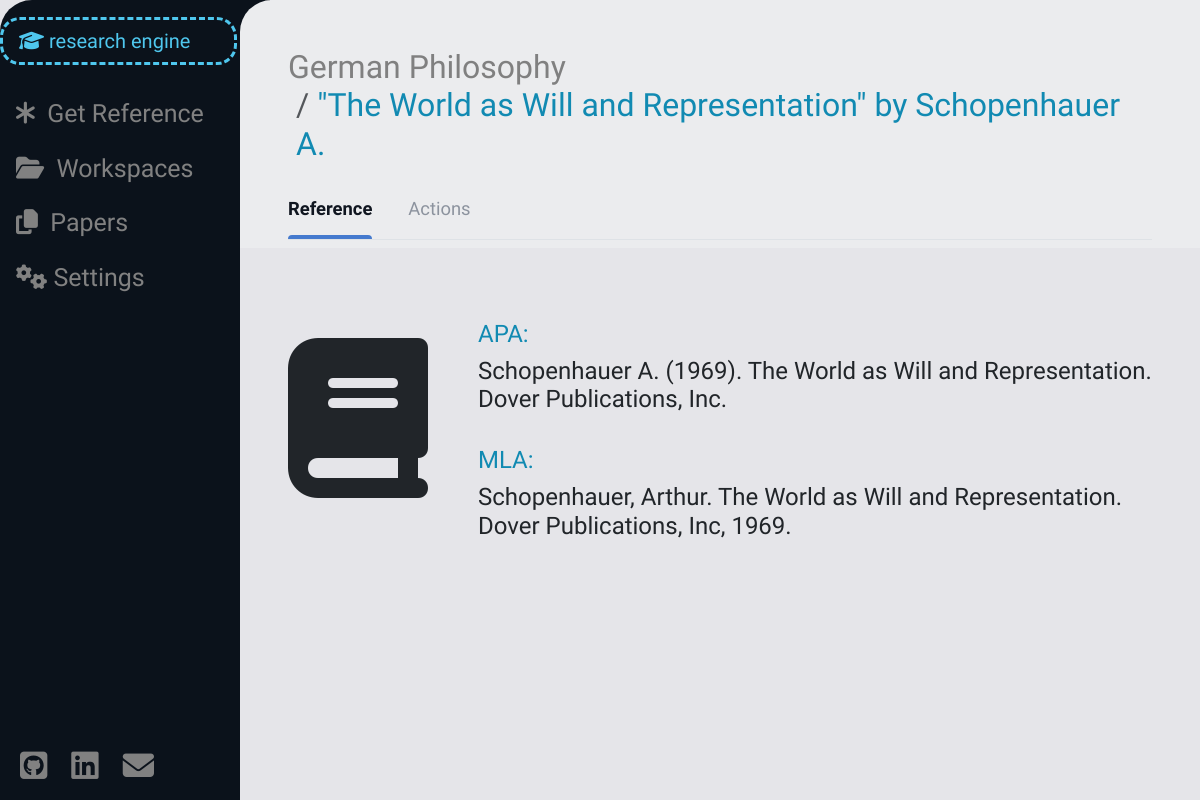
/source_space/3 (signed in), run on an earlier commit of the app's database.
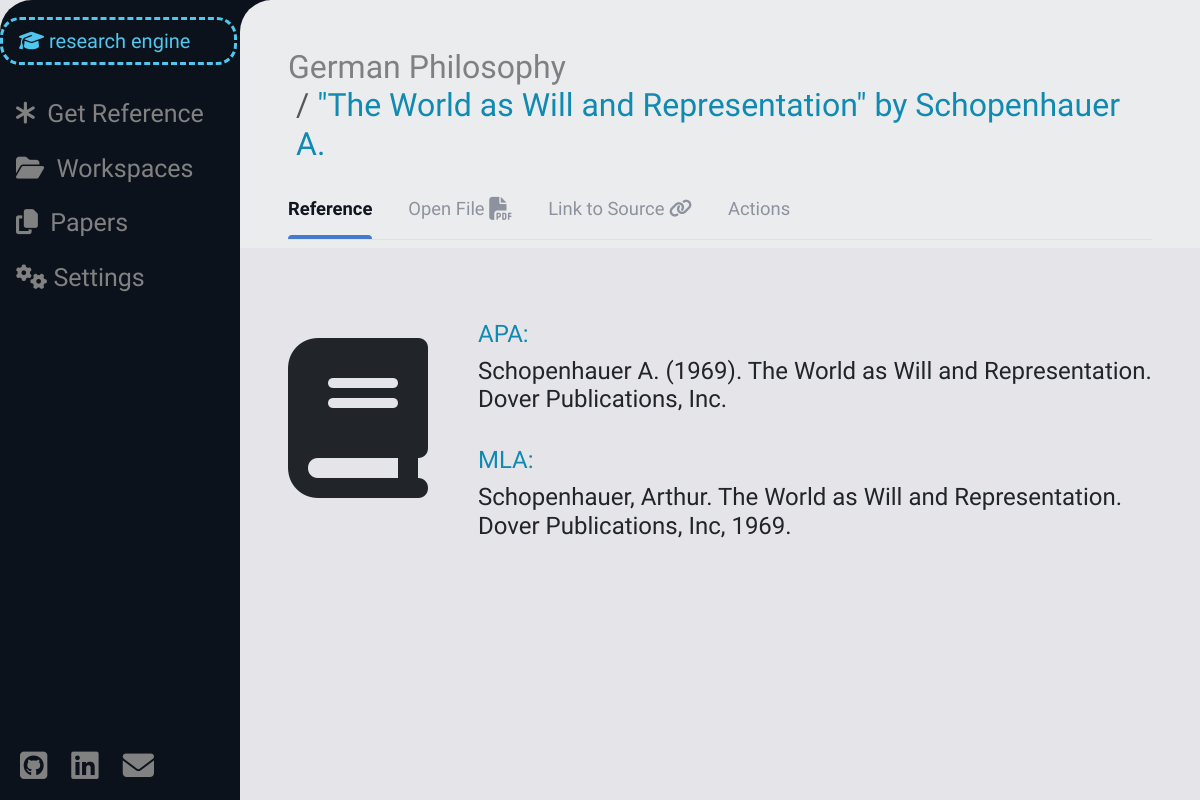
And on a later commit of the database.
### bookshelf/models.py (models this page shows, shortened)
class Source(models.Model):
    real_type = models.ForeignKey(ContentType, editable=False, on_delete=models.CASCADE)
    work_space = models.ForeignKey(WorkSpace, on_delete=models.CASCADE, related_name="sources")
    user = models.ForeignKey(User, on_delete=models.CASCADE, related_name="sources")
    title = models.CharField(max_length=100)
    author = models.CharField(max_length=70, blank=True)
    year = models.CharField(max_length=4, blank=True)
    link = models.URLField(max_length=40, blank=True)
    has_file = models.BooleanField(default=False)
    def __str__(self):
        return self.title
    def cast(self):
        return self.real_type.get_object_for_this_type(pk=self.pk)
    def get_file(self) -> SourceFile | None:
        try:
            return SourceFile.objects.get(source=self)
        except ObjectDoesNotExist:
            return None
    def get_type(self) -> str:
        source_type = self.cast()
        match source_type:
            case Book():
                return "book"
            case Article():
                return"article"
            case Chapter():
                return "chapter"
            case Webpage():
                return "webpage"

class Reference(models.Model):
    source = models.OneToOneField(Source, on_delete=models.CASCADE, related_name="reference")
    endnote_apa = models.CharField(max_length=50)
    endnote_mla = models.CharField(max_length=50)

### work_space/models.py (models this page shows, shortened)
class WorkSpace(models.Model):
    owner = models.ForeignKey(User, on_delete=models.CASCADE, related_name="work_spaces")
    members = models.ManyToManyField(User, related_name="guest_work_spaces")
    title = models.CharField(max_length=50)
    archived = models.BooleanField(default=False)
    def __str__(self):
        return self.title

### bookshelf/views.py (the view)
# urls.py: path("source_space/<int:source_id>", views.source_space, name="source_space"),
@login_required(redirect_field_name=None)
def source_space(request, source_id):
    source = check_source(source_id, request.user)
    reference = get_source_reference(source)
    source_header = f'"{source}" by {format_authors_apa(source.author)}'
    source_data = {
            "source": source,
            "reference": reference,
            "source_header": source_header,
            "source_type": source.get_type(),
            "source_file": source.get_file(),
            "alter_source_form": get_and_set_alter_form(source),
            "upload_file_form": UploadSourceFileForm(),
            "link_form": AddLinkForm().set_initials(source),
            "work_spaces": get_user_work_spaces(request.user),
            "papers": get_user_papers(request.user)
    }
    return render(request, "main/source_space.html", source_data)

### bookshelf/forms.py (called while the page is built)
def get_and_set_alter_form(source: Source):
    source_type = source.cast()
    match source_type:
        case Book():
            return AlterBookForm().set_initials(source.book)
        case Article():
            return AlterArticleForm().set_initials(source.article)
        case Chapter():
            return AlterChapterForm().set_initials(source.chapter)
        case Webpage():
            return AlterWebpageForm().set_initials(source.webpage)
        case _:
            return None

    def set_initials(self, book: Book):
        for field in self.fields:
            if field not in ("source_type", "number_of_authors",):
                self.fields[field].initial = getattr(book, field)
        return self

    def set_initials(self, source: Source):
        if source.link:
            self.fields["link"].initial = source.link
        return self

### bookshelf/source_citation.py (called while the page is built)
def get_source_reference(source: Source) -> Reference | Http404:
    try:
        return Reference.objects.get(source=source)
    except ObjectDoesNotExist as e:
        raise Http404 from e

### citation/author_formatting.py (called while the page is built, shortened)
def format_authors_apa(author_field: str) -> str:
    authors: list = author_field.split(", ")
    number_of_authors = len(authors)
    first_author = format_one_author_apa(authors[0])
    if number_of_authors == 1:
        return first_author

def format_one_author_apa(author: str) -> str:
    names: list = author.split()
    last_name = names[0]
    names_length = len(names)
    if names_length == 1:
        return last_name
    first_name = names[1]
    if names_length == 2:
        return f"{last_name} {first_name[0]}."
    second_name = names[2]
    return f"{last_name}, {first_name[0]}. {second_name[0]}."

### paper_work/models.py (called while the page is built)
    def __str__(self):
        return self.title

### user_management/helpers.py (called while the page is built)
def get_user_work_spaces(user: User, archived=False) -> list:
    return list(chain(
        user.work_spaces.filter(archived=archived), user.guest_work_spaces.filter(archived=archived)
    ))

def get_user_papers(user: User, archived=False):
    return user.papers.filter(archived=archived)

### utils/verification.py (called while the page is built)
def check_work_space(space_id: int, user: User) -> WorkSpace | Http404 | PermissionDenied:
    try:
        space = WorkSpace.objects.get(pk=space_id)
    except ObjectDoesNotExist as e:
        raise Http404 from e
    else:
        if space.owner != user and user not in space.members.all():
            raise PermissionDenied
    return space

### templates/main/source_space.html (shortened to what this page needs)
{% extends "layout.html" %}
{% load static %}
{% block header %}
    <nav aria-label="breadcrumb">
        <ol class="breadcrumb">
            <li class="breadcrumb-item"><a href="{% url 'work_space:space_view' source.work_space.pk %}" class="color-grey">{{ source.work_space }}</a></li>
            <li class="breadcrumb-item active light-blue" aria-current="page">
                <h2 id="source-header" class="one-liner light-blue">{{ source_header }}</h2>
            </li>
        </ol>
    </nav>
{% endblock %}
{% block nav_links %}
    <nav class="nav-tabs" id="nav-tabs">
        <a onclick="show_source_area('info-area');return false" href="#" type="button" class="active">
            Reference
        </a>
        {% if source.has_file %}
            <a href="{% url 'file_handling:display_source_file' source_file.pk %}">
                {% if source_file.file_extension == "pdf" %}
                    Open File&nbsp;<i class="fa-solid fa-file-pdf fa-lg"></i>
                {% elif source_file.file_extension == "docx" %}
                    Download File&nbsp;<i class="fa-solid fa-file-word fa-lg"></i>
                {% endif %}
            </a>
        {% endif %}
        {% if source.link %}
            <a href="{{ source.link }}">Link to Source&nbsp;<i class="fa-solid fa-link"></i></a>
        {% endif %}
        <a onclick="show_source_area('actions-area');return false" href="#" type="button">
            Actions
        </a>
    </nav>
{% endblock %}
{% block body %}
    <div class="source-area" id="info-area">
        <div id="reference-container">
            <div id="source-type-icon-huge">
                {% if source_type == 'book' %}
                    <span><i class="fa-solid fa-book fa-10x"></i></span>
                {% elif source_type == 'article' %}
                    <span><i class="fa-solid fa-newspaper fa-10x"></i></span>
                {% elif source_type == 'chapter' %}
                    <span><i class="fa-solid fa-book-bookmark fa-10x"></i></span>
                {% elif source_type == 'webpage' %}
                    <span><i class="fa-solid fa-globe fa-10x"></i></span>
                {% endif %}
            </div>
            <div id="reference-huge">
                <br><h4 class="light-blue">APA:</h4>
                <h4 id="apa-reference">{{ reference.endnote_apa }}</h4><br>
                <h4 class="light-blue">MLA:</h4>
                <h4 id="mla-reference">{{ reference.endnote_mla }}</h4>
            </div>
        </div>
    </div>
{% endblock %}

### templates/layout.html (shortened to what this page needs)
{% load static %}
<!DOCTYPE html>
<html lang="en">
    <head>
        <link href="https://cdn.jsdelivr.net/npm/bootstrap@5.3.2/dist/css/bootstrap.min.css" rel="stylesheet">
        <link href="{% static 'css/style.css' %}" rel="stylesheet">
    </head>
    <body>
        <div class="sidenav">
            <div id="re">
                {% if user.is_authenticated and not invitation %}
                    <div id="re-main-button" class="pointy-cursor" onclick="openNav()">
                        <i class="fa-solid fa-graduation-cap"></i>
                        research engine
                    </div>
                {% else %}
                    <div id="re-main-button">
                        <i class="fa-solid fa-graduation-cap"></i>
                        research engine
                    </div>
                {% endif %}
            </div>
            <div id="sidenav-closed-view">
                <a class="mt-4" href="{% url 'website:lobby' %}"><i class="fa-solid fa-asterisk"></i>&nbsp;&nbsp;Get Reference</a>
                {% if user.is_authenticated %}
                    <div>
                        {% if work_spaces %}
                            <a onclick="dropdown_spaces()" class="dropbtn pointy-cursor"><i class="fa-solid fa-folder-open"></i>&nbsp;&nbsp;Workspaces</a>
                        {% endif %}
                        {% if papers %}
                            <a onclick="dropdown_papers()" class="dropbtn pointy-cursor"><i class="fa-solid fa-copy"></i>&nbsp;&nbsp;Papers</a>
                        {% endif %}
                    </div>
                    <a href="{% url 'website:account_settings' %}"><i class="fa-solid fa-gears"></i>&nbsp;Settings</a>
                {% endif %}
                <nav id="footer-menu" class="nav pb-1 ps-1">
                    <a href="https://github.com/arseniy-shapiro" class="color-black"><i class="fa-brands fa-square-github fa-lg"></i></a>
                    <a href="https://www.linkedin.com/in/arseniy-shapiro-162932289" class="color-black"><i class="fa-brands fa-linkedin fa-lg"></i></a>
                    <a id="email-link" class="color-black pointy-cursor" data-bs-toggle="popover" data-bs-title="Contact me :)" data-bs-content="arseniy.shapiro@gmail.com" data-html="true"><i class="fa-solid fa-envelope fa-lg"></i></a>
                </nav>
            </div>
        </div>
        <main>
            {% block headless %}
                <header id="header">
                    <h2 id="header-text">{% block header %}{% endblock %}</h2>
                    {% block nav_links %}{% endblock %}
                </header>
                <div id="content">
                    <div>
                        {% block body %}{% endblock %}
                    </div>
                </div>
            {% endblock %}
        </main>
    </body>
</html>

### static/css/style.css (style rules this page uses)
html, body { background-color: #e5e5e9; overscroll-behavior-y: none; margin: 0; height: 100%; }
main { margin-left: 240px; border-top-left-radius: 2rem; font-family: 'Special Elite', serif; overflow: hidden; position: relative; height: 100%; overflow-y: scroll; }
#content { background-color: #e5e5e9; padding: 3rem; overflow: hidden; display: table; height: 100%; }
.sidenav { height: 100%; width: 270px; position: fixed; top: 0; left: 0; border-top-left-radius: 2rem; background: #0b121b; overflow-x: hidden; transition: 0.5s; padding-top: 15px; border-right: solid; }
.sidenav a { padding: 6px 8px 6px 16px; margin-bottom: 5px; text-decoration: none; font-size: 25px; color: #818181; display: block; transition: 0.3s; font-family: 'Special Elite', serif; }
#re { margin-top: 2px; margin-bottom: 15px; }
#re-main-button { padding: 6px 8px 6px 16px; text-decoration: none; font-size: 20px; font-family: 'Special Elite', serif; color: #4fc7ee; display: block; border-style: dashed; margin-right: 30px; border-radius: 20px; }
#footer-menu { position: absolute; bottom: 0; }
header { padding: 3rem 3rem 0.5rem 3rem; background-color: #ebecee !important; }
.nav-tabs a, .nav-link { margin-right: 2rem; display: inline-block; padding: 1rem 0 1rem 0; font-size: 1.15rem; color: #8c939e; position: relative; }
.nav-tabs a.active { color: #101620; font-weight: 600; }
.nav-tabs a.active::after { content: ""; position: absolute; bottom: 0; left: 0; width: 100%; height: 4px; background: #457ace; border-top-right-radius: 10px; border-top-left-radius: 10px; }
.one-liner { display: inline; }
.stop-scrolling { position: fixed; }
.pointy-cursor { cursor: pointer; }
#reference-container { display: flex; justify-content: space-between; }
#source-type-icon-huge { float: left; }
#reference-huge { float: right; margin-left: 50px; }
a:link { text-decoration: none; }
.light-blue, #header-text, #form-header { color: #118ab2; }
.color-black { color: black; }
.color-grey { color: grey; }

What changed in the data, as far as the page shows it:
changed Source "German Philosophy": has_file False → True (drawn)
Also different on the page:
text now shown: "Open File Link to Source"
